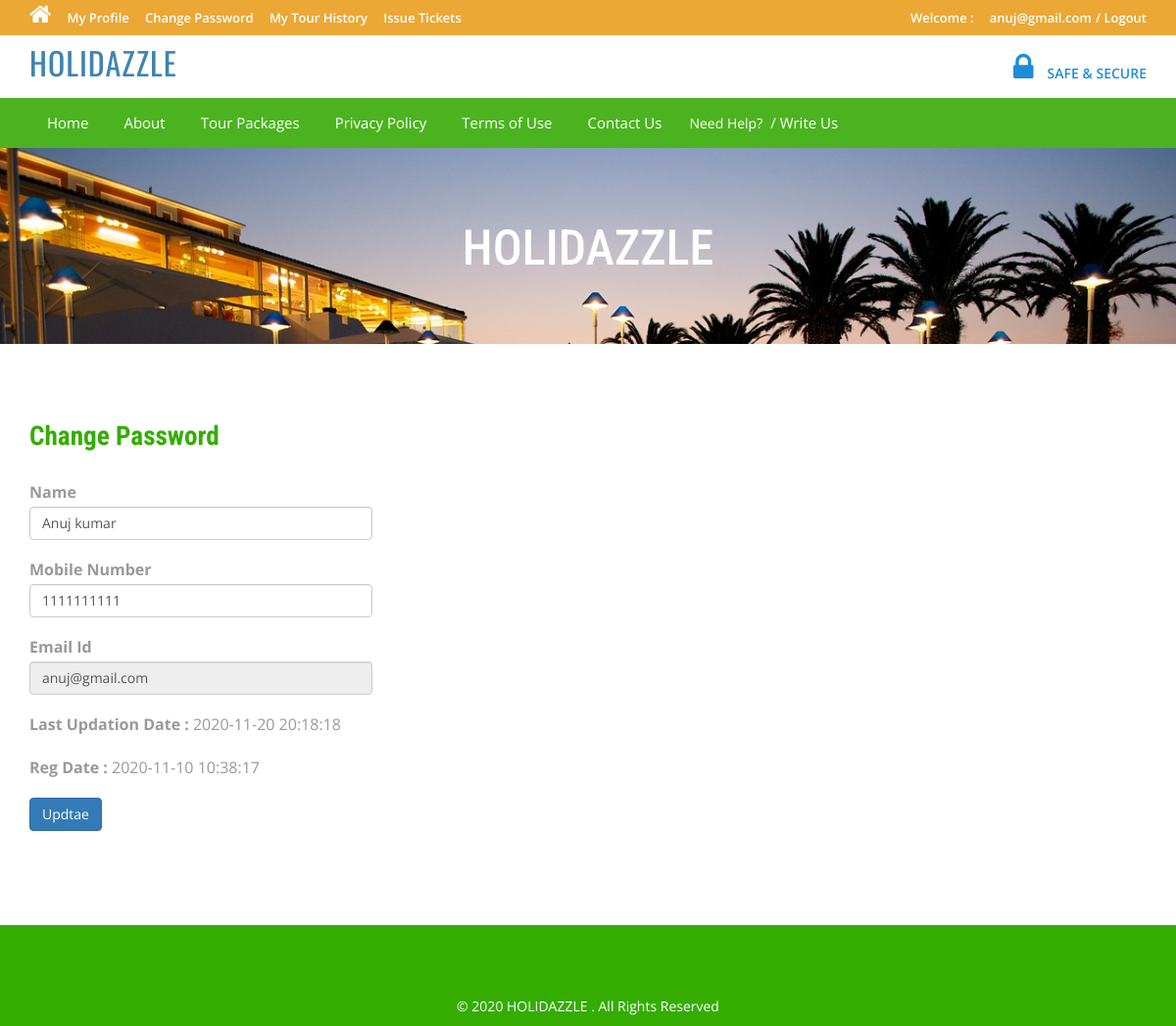
/tms/profile.php (signed in), run on the app's committed database.
### tables this page shows
CREATE TABLE `tblusers` (
  `id` int(11) NOT NULL,
  `FullName` varchar(100) DEFAULT NULL,
  `MobileNumber` char(10) DEFAULT NULL,
  `EmailId` varchar(70) DEFAULT NULL,
  `Password` varchar(100) DEFAULT NULL,
  `RegDate` timestamp NULL DEFAULT current_timestamp(),
  `UpdationDate` timestamp NULL DEFAULT NULL ON UPDATE current_timestamp()
);

### tms/profile.php (the view, shortened to what this page needs)
<?php
include('includes/config.php');
if(strlen($_SESSION['login'])==0)
	{
header('location:index.php');
}
else{
?>
<!DOCTYPE HTML>
<html>
<head>
<link href="css/bootstrap.css" rel='stylesheet' type='text/css' />
<link href="css/style.css" rel='stylesheet' type='text/css' />
<link href="css/font-awesome.css" rel="stylesheet">
<link href="css/animate.css" rel="stylesheet" type="text/css" media="all">
</head>
<body>
<div class="top-header">
<?php include('includes/header.php');?>
<div class="banner-1 ">
	<div class="container">
		<h1 class="wow zoomIn animated animated" data-wow-delay=".5s" style="visibility: visible; animation-delay: 0.5s; animation-name: zoomIn;">HOLIDAZZLE</h1>
	</div>
</div>
<div class="privacy">
	<div class="container">
		<h3 class="wow fadeInDown animated animated" data-wow-delay=".5s" style="visibility: visible; animation-delay: 0.5s; animation-name: fadeInDown;">Change Password</h3>
		<form name="chngpwd" method="post">
<?php
$useremail=$_SESSION['login'];
$sql = "SELECT * from tblusers where EmailId=:useremail";
$query = $dbh -> prepare($sql);
$query -> bindParam(':useremail',$useremail, PDO::PARAM_STR);
$query->execute();
$results=$query->fetchAll(PDO::FETCH_OBJ);
if($query->rowCount() > 0)
{
foreach($results as $result)
{	?>
	<p style="width: 350px;">
			<b>Name</b>  <input type="text" name="name" value="<?php echo htmlentities($result->FullName);?>" class="form-control" id="name" required="">
	</p>
<p style="width: 350px;">
<b>Mobile Number</b>
<input type="text" class="form-control" name="mobileno" maxlength="10" value="<?php echo htmlentities($result->MobileNumber);?>" id="mobileno"  required="">
</p>
<p style="width: 350px;">
<b>Email Id</b>
	<input type="email" class="form-control" name="email" value="<?php echo htmlentities($result->EmailId);?>" id="email" readonly>
			</p>
<p style="width: 350px;">
<b>Last Updation Date : </b>
<?php echo htmlentities($result->UpdationDate);?>
</p>
<p style="width: 350px;">
<b>Reg Date :</b>
<?php echo htmlentities($result->RegDate);?>
			</p>
<?php }} ?>
			<p style="width: 350px;">
<button type="submit" name="submit6" class="btn-primary btn">Updtae</button>
			</p>
			</form>
	</div>
</div>
<?php include('includes/footer.php');?>
</body>
</html>
<?php } ?>

### tms/css/style.css (style rules this page uses)
html, body { font-size: 100%; background: #fff; font-family: 'Open Sans', sans-serif; }
h1,h2,h3,h4,h5,h6 { margin:0; font-family: 'Roboto Condensed', sans-serif; }
p { margin:0; }
.top-header { background-color: #eba834; border-bottom: 0 none; height: 36px; line-height: 35px; }
.banner-1 { background: url(../images/6.jpg)no-repeat; background-size: cover; -webkit-background-size: cover; -o-background-size: cover; -ms-background-size: cover; -moz-background-size: cover; min-height:200px; }
.banner-1 h1 { font-size: 50px; margin-bottom: 40px; padding: 1.5em 0 0; text-align: center; color: #ffffff; }
.privacy h3 { color: #34AD00; font-size: 1.7em; font-weight: 700; margin-bottom: 1em; }
.privacy { padding: 5em 0; }
.privacy p { font-size: 1em; line-height: 1.8em; color: #999; margin: 1em 0; }

### data on the page
tblusers: name "Anuj kumar", mobileno "1111111111", email "anuj@gmail.com", UpdationDate "2020-11-20 20:18:18", RegDate "2020-11-10 10:38:17"

### other printed values
$_SESSION['login'] "anuj@gmail.com"
